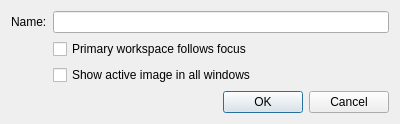
<?xml version="1.0" encoding="utf-8"?>
<ui version="4.0">
 <author>
    SPDX-FileCopyrightText: none
    SPDX-License-Identifier: GPL-3.0-or-later
  </author>
 <class>DlgNewWindowLayout</class>
 <widget class="QWidget" name="DlgNewWindowLayout">
  <property name="geometry">
   <rect>
    <x>0</x>
    <y>0</y>
    <width>400</width>
    <height>116</height>
   </rect>
  </property>
  <property name="minimumSize">
   <size>
    <width>400</width>
    <height>0</height>
   </size>
  </property>
  <property name="windowTitle">
   <string>Save new window layout</string>
  </property>
  <layout class="QFormLayout" name="formLayout">
   <item column="0" row="1">
    <widget class="QLabel" name="label">
     <property name="text">
      <string>Name:</string>
     </property>
    </widget>
   </item>
   <item column="1" row="1">
    <widget class="QLineEdit" name="nameInput"/>
   </item>
   <item column="1" row="2">
    <widget class="QCheckBox" name="chkFollowFocus">
     <property name="text">
      <string>Primary workspace follows focus</string>
     </property>
    </widget>
   </item>
   <item column="1" row="3">
    <widget class="QCheckBox" name="chkActiveInAllWindows">
     <property name="text">
      <string>Show active image in all windows</string>
     </property>
    </widget>
   </item>
   <item column="1" row="4">
    <widget class="QDialogButtonBox" name="buttonBox">
     <property name="standardButtons">
      <set>QDialogButtonBox::Cancel|QDialogButtonBox::Ok</set>
     </property>
    </widget>
   </item>
  </layout>
 </widget>
 <resources/>
 <connections/>
</ui>
